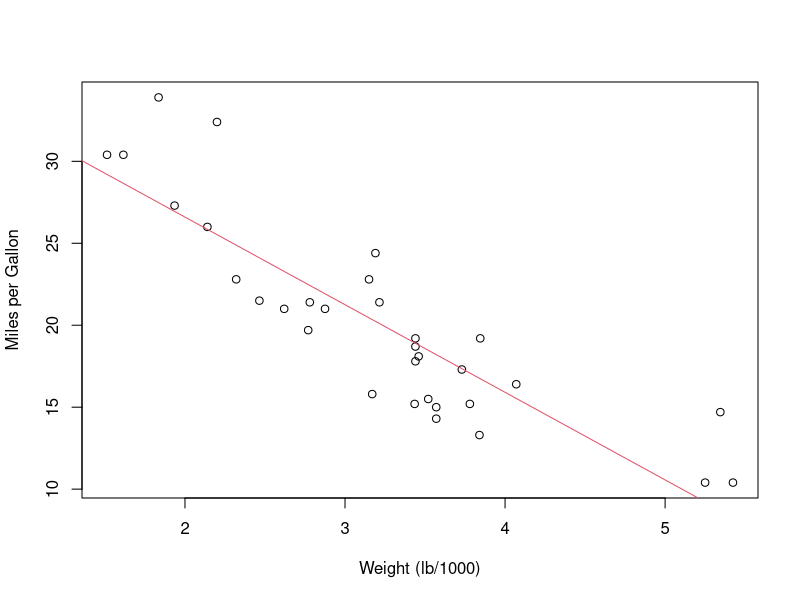

The R script that drew this image:
## ---- chunk 1
    library(datasets)
    data(mtcars)
    fit <- lm(mpg ~ wt, data=mtcars)
    plot(mpg ~ wt, xlab = "Weight (lb/1000)",
    ylab = "Miles per Gallon", data = mtcars)
    abline(fit, col=2)
     
